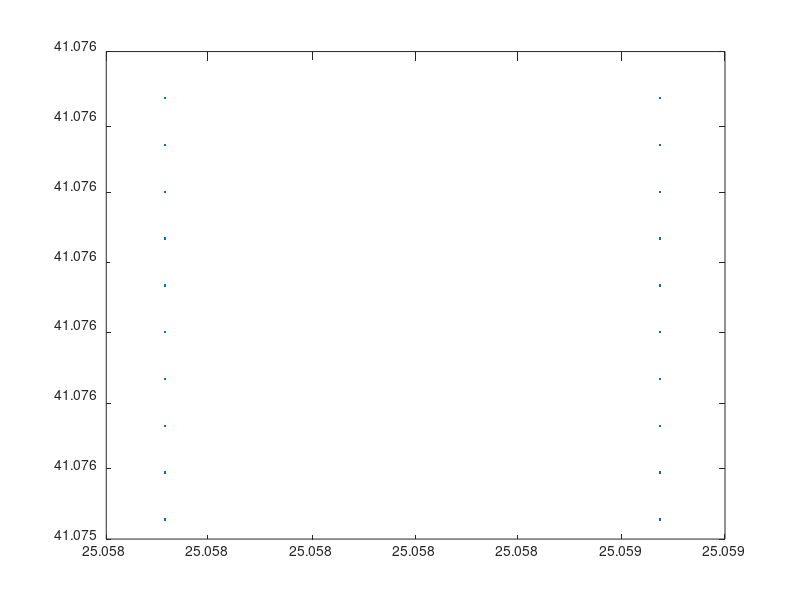

Write the MATLAB code that produced this figure. (Note: this script raises an error after producing the figure.)
%Given point in GPS (fi,lamda) coordinates a circular trajectory is designed
%and a file is created
clc;clear;close all;

% %These are the corner coordinates of a rectangular area near Athena Research Center
% UpLeft = [24.919716 41.135857];
% DownLeft = [24.919710 41.135621];
% DownRight = [24.919915 41.135627];
% UpRight = [24.919904 41.135782];

% %These are the corner coordinates of a rectangular area enclosing QTCLU
UpLeft = [25.058059 41.075762];
DownLeft = [25.058063 41.075427];
DownRight = [25.058623 41.075483];
UpRight = [25.058586 41.075837];

% SquareX = [41.135857 41.135621 41.135627 41.135782];
% SquareY = [24.919716 24.919710 24.919915 24.919904];

%Calculate the length and the width of the rectangular area
L = sqrt((UpRight(2)-UpLeft(2))^2+(UpRight(1)-UpLeft(1))^2);    
W = sqrt((UpLeft(2)-DownLeft(2))^2+(UpLeft(1)-DownLeft(1))^2);
 
n=10;   %Increase/Decrease for a Denser/Sparser number of paths along the x/longitudinal axis
m=10;   %Increase/Decrease for a Denser/Sparser number of paths along the y/latiitudinal axis
 
L_div = L/n;    %Length divisions
W_div = W/m;    %Width Divisions

%The divisions are used to create discrete points through which the hexacopter is going to fly 


Len = zeros(n,1);
Wid = zeros(m,1);
 
Len(1)=UpLeft(1);
for i=2:1:n
    Len(i)= Len(i-1)+ L_div;
end
 
Wid(1)=UpLeft(2);
for k=2:1:m
    Wid(k)= Wid(k-1)- W_div;
end
%Wid vector holds the discrete latitudinal values
%Len vector holds the discrete longitudinal values


%Row vector holds the latitudinal values of the turning points of the path
%Column vector holds the longitudinal values of the turning points of the
%path
s=1;
for j=1:2:2*n
    Row(j)=s ;
    Row(j+1)= s;
    s=s+1;
end

a=1;
Collumn(a)=1;
a=a+1;
Collumn(a)=m;
a=a+1;
while a~=2*m+1
    if(Collumn(a-2)==1 && Collumn(a-1)==1)
        Collumn(a)=m;
        a=a+1;
    elseif(Collumn(a-2)==m && Collumn(a-1)==m)
        Collumn(a)=1;
        a=a+1;   
    elseif(Collumn(a-2)==m && Collumn(a-1)==1)
        Collumn(a)=1;
        a=a+1;  
    elseif(Collumn(a-2)==1 && Collumn(a-1)==m)
        Collumn(a)=m;
        a=a+1;
    end
end

%plot(Row,Collumn)

for q=1:1:length(Collumn)
    MeanderX(q) = Len(Collumn(q));
end 

for w=1:1:length(Row)
    MeanderY(w) = Wid(Row(w));
end

plot(MeanderX,MeanderY,'.'); %Quick plot to check the key points of the path

% googleEarth = [MeanderY' MeanderX'];      %Matrix with the ?,? coordinates to put in google earth
%                                     %Google earth wants Y,X or ?,? format
%                                     %to show to correct area
% mavMatrix = [MeanderX' MeanderY'];        
 
wp_file_create_no_ptofint(MeanderX,MeanderY,10)  %Waypoints file creation with the z parameter
                                                %fixed at 10 meters above the ground
   
       
    